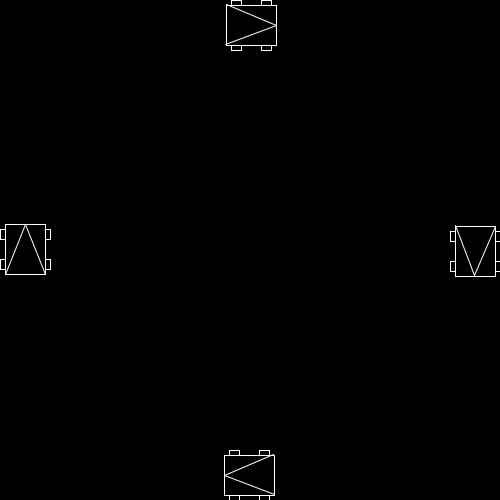
Frame 1 (no input)
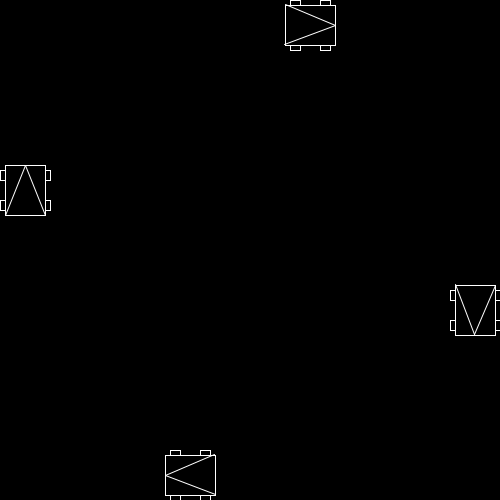
Frame 60 (the mouse pressed at the canvas centre just before this capture)
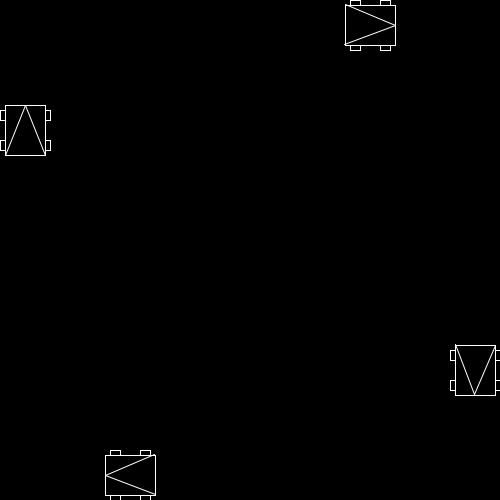
Frame 120 (the mouse held since frame 60 and released just before this capture)

The Processing sketch that drew these frames (run headless with seeded random() and noise(); from frame 60 on, the mouse is pressed at the canvas centre):

// Processing sketch: DT508LabTest1
// ── DT508LabTest1.pde
void setup()
{
  size(500, 500);
  
  float border = 50;
  
  cars.add(new Car(border / 2, height / 2, 0, 50, 50, color(255)));  
  cars.add(new Car(width / 2, border / 2, HALF_PI, 50, 50, color(255)));  
  cars.add(new Car(width - border / 2, height / 2, PI, 50, 50, color(255)));  
  cars.add(new Car(width / 2 , height - border / 2, -HALF_PI, 50, 50, color(255)));  
  
}

int numcars = 3;
ArrayList<Car> cars = new ArrayList<Car>();

void draw()
{
  background(0);
  for(Car car:cars)
  {
    car.move();
    car.display();
  }
}


// ── Car.pde
class Car
{
  PVector position;
  PVector direction;
  float theta;
  float w;
  float h;
  color colour;
  
  Car(float x, float y, float theta, float w, float h, color colour)
  {
    position = new PVector(x, y);
    direction = new PVector(0, -1);
    this.theta = theta;
    this.w = w;
    this.h = h;
    this.colour = colour;
  }
  
  void move()
  {
    direction.x = sin(theta);
    direction.y = - cos(theta);
    position.add(direction);
    
    float halfW = w / 2;
    float halfH = h / 2;
    
    if (position.x + halfW > width)
    {
       position.x = width - halfW;
       theta += HALF_PI; 
    }
   
    if (position.y + halfH > height)
    {
       position.y = height - halfH;
       theta += HALF_PI; 
    }
   
    if (position.x - halfW < 0)
    {
       position.x = halfW;
       theta += HALF_PI; 
    }
   
    if (position.y - halfH < 0 )
    {
       position.y = halfH;
       theta += HALF_PI; 
    } 
    
  }
  
  void display()
  {
    stroke(colour);
    pushMatrix();
    translate(position.x, position.y);
    rotate(theta);
    float left = w * 0.4f;
    
    noFill(); 
    rect(-left, - h * 0.5f, left * 2, h);
    
    // Draw the wheels
    
    rect(-w * 0.5, - h * 0.4f, w * 0.1f, h * 0.2f);
    rect(left, - h * 0.4f, w * 0.1f, h * 0.2f);

    rect(-w * 0.5,  h * 0.2f, w * 0.1f, h * 0.2f);
    rect(left,  h * 0.2f, w * 0.1f, h * 0.2f);
    
    // Draw the triangle
    line(-left, h * 0.5f, 0, -h * 0.5f);
    line(left, h * 0.5f, 0, -h * 0.5f);
    //rect(-w, h * 0.2f, w * 0.1f, h * 0.2f);
    popMatrix();
  }   
}
